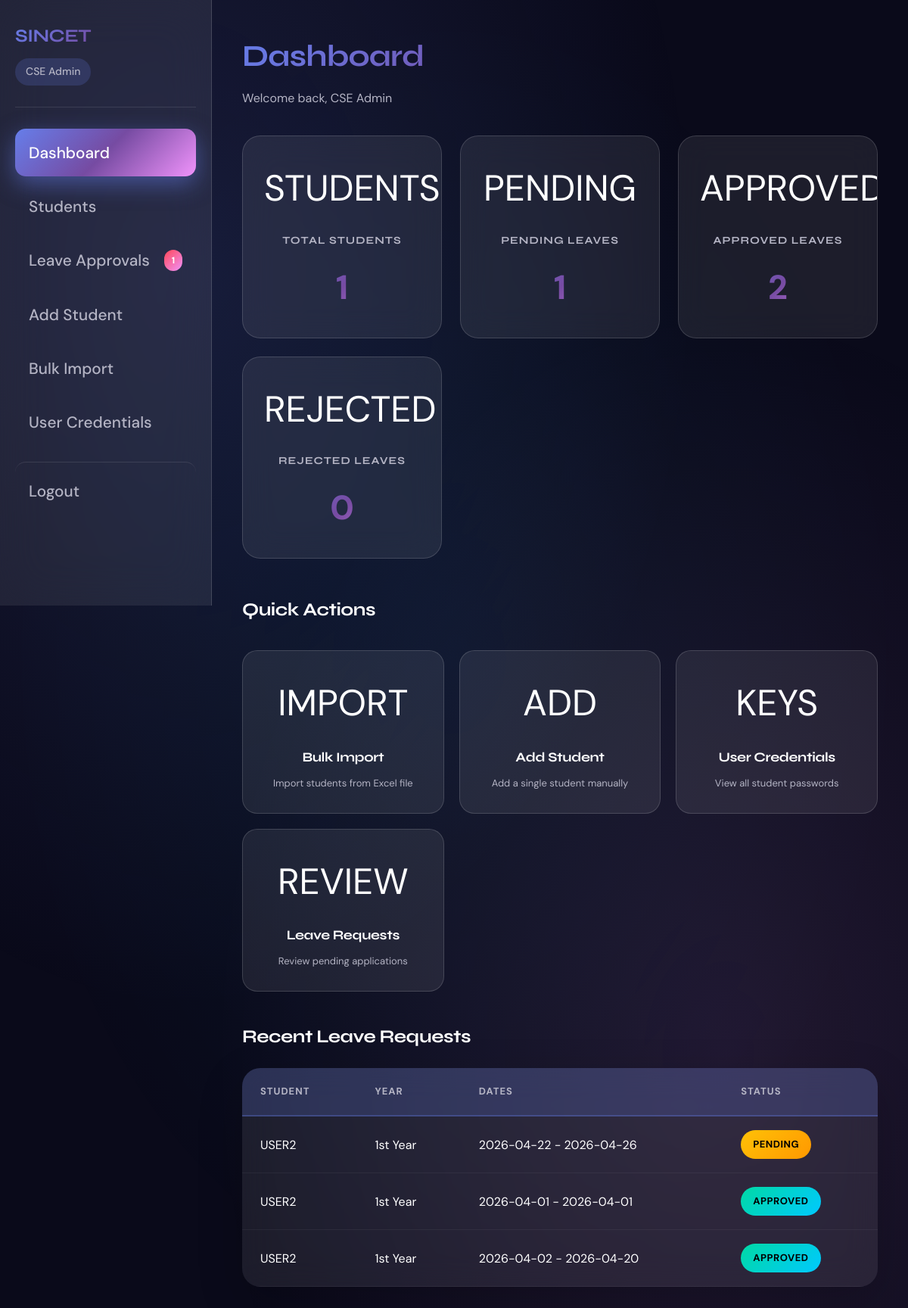
Screenshot of /admin/dashboard (signed in) with the database file from the repository.
### tables this page shows
CREATE TABLE leave_applications (
            id INTEGER PRIMARY KEY,
            student_id TEXT NOT NULL,
            name TEXT NOT NULL,
            register_number TEXT NOT NULL,
            department TEXT NOT NULL,
            year TEXT NOT NULL,
            reason TEXT NOT NULL,
            from_date TEXT NOT NULL,
            to_date TEXT NOT NULL,
            num_days REAL NOT NULL,
            session_type TEXT NOT NULL,
            days_already_taken INTEGER DEFAULT 0,
            student_signature TEXT,
            parent_signature TEXT,
            status TEXT DEFAULT 'pending',
            admin_remarks TEXT,
            applied_time TEXT DEFAULT CURRENT_TIMESTAMP,
            processed_time TEXT,
            processed_by TEXT,
            FOREIGN KEY (student_id) REFERENCES students(student_id)
        );

### app.py (the view)
@app.route('/admin/dashboard')
@admin_required
def admin_dashboard():
    db = get_db()
    if session.get('role') == 'principal':
        dept = request.args.get('department', 'CSE')
    else:
        dept = session['department']
    total_students = db.execute('SELECT COUNT(*) as count FROM students WHERE department = ?',
                               (dept,)).fetchone()['count']
    pending_leaves = db.execute('SELECT COUNT(*) as count FROM leave_applications WHERE department = ? AND status = "pending"',
                               (dept,)).fetchone()['count']
    approved_leaves = db.execute('SELECT COUNT(*) as count FROM leave_applications WHERE department = ? AND status = "approved"',
                                (dept,)).fetchone()['count']
    rejected_leaves = db.execute('SELECT COUNT(*) as count FROM leave_applications WHERE department = ? AND status = "rejected"',
                                (dept,)).fetchone()['count']
    recent_leaves = db.execute('''SELECT * FROM leave_applications
                                 WHERE department = ?
                                 ORDER BY applied_time DESC LIMIT 5''',
                              (dept,)).fetchall()
    return render_template('admin_dashboard.html',
                          total_students=total_students,
                          pending_leaves=pending_leaves,
                          approved_leaves=approved_leaves,
                          rejected_leaves=rejected_leaves,
                          recent_leaves=recent_leaves)

### app.py (called while the page is built)
def get_db():
    db = sqlite3.connect(DATABASE)
    db.row_factory = sqlite3.Row
    return db

def admin_required(f):
    @wraps(f)
    def decorated_function(*args, **kwargs):
        if session.get('role') not in ['admin', 'principal']:
            flash('Admin access required', 'error')
            return redirect(url_for('login'))
        return f(*args, **kwargs)
    return decorated_function

### templates/admin_dashboard.html (shortened to what this page needs)
{% extends "base.html" %}
{% block content %}
<div class="admin-layout">
    <aside class="sidebar">
        <div class="sidebar-header">
            <h2>SINCET</h2>
            <span class="department">{{ session['department'] }} Admin</span>
        </div>
        <nav>
            <a href="{{ url_for('admin_dashboard') }}" class="nav-item active">
                <span>Dashboard</span>
            </a>
            <a href="{{ url_for('admin_students') }}" class="nav-item">
                <span>Students</span>
            </a>
            <a href="{{ url_for('admin_leave_approvals') }}" class="nav-item">
                <span>Leave Approvals</span> <span id="pending-count" class="badge">{{ pending_leaves }}</span>
            </a>
            <a href="{{ url_for('add_student') }}" class="nav-item">
                <span>Add Student</span>
            </a>
            <a href="{{ url_for('bulk_import') }}" class="nav-item">
                <span>Bulk Import</span>
            </a>
            <a href="{{ url_for('user_credentials') }}" class="nav-item">
                <span>User Credentials</span>
            </a>
            <a href="{{ url_for('logout') }}" class="nav-item logout-btn">
                <span>Logout</span>
            </a>
        </nav>
    </aside>
    <main class="main-content">
        <div class="content-header">
            <h1>Dashboard</h1>
            <p style="color: var(--text-secondary); margin-top: 8px;">Welcome back, {{ session['department'] }} Admin</p>
        </div>
        <div class="stats-grid">
            <div class="stat-card card-blue">
                <div class="stat-icon">STUDENTS</div>
                <h3>Total Students</h3>
                <p>{{ total_students }}</p>
            </div>
            <div class="stat-card card-amber">
                <div class="stat-icon">PENDING</div>
                <h3>Pending Leaves</h3>
                <p>{{ pending_leaves }}</p>
            </div>
            <div class="stat-card card-green">
                <div class="stat-icon">APPROVED</div>
                <h3>Approved Leaves</h3>
                <p>{{ approved_leaves }}</p>
            </div>
            <div class="stat-card card-red">
                <div class="stat-icon">REJECTED</div>
                <h3>Rejected Leaves</h3>
                <p>{{ rejected_leaves }}</p>
            </div>
        </div>
        <h2 style="margin-bottom: 20px;">Quick Actions</h2>
        <div class="quick-actions">
            <a href="{{ url_for('bulk_import') }}" class="action-card">
                <span class="icon">IMPORT</span>
                <h3>Bulk Import</h3>
                <p>Import students from Excel file</p>
            </a>
            <a href="{{ url_for('add_student') }}" class="action-card">
                <span class="icon">ADD</span>
                <h3>Add Student</h3>
                <p>Add a single student manually</p>
            </a>
            <a href="{{ url_for('user_credentials') }}" class="action-card">
                <span class="icon">KEYS</span>
                <h3>User Credentials</h3>
                <p>View all student passwords</p>
            </a>
            <a href="{{ url_for('admin_leave_approvals') }}" class="action-card">
                <span class="icon">REVIEW</span>
                <h3>Leave Requests</h3>
                <p>Review pending applications</p>
            </a>
        </div>
        <div class="recent-leaves" style="margin-top: 40px;">
            <h2 style="margin-bottom: 20px;">Recent Leave Requests</h2>
            {% if recent_leaves %}
            <table>
                <thead>
                    <tr>
                        <th>Student</th>
                        <th>Year</th>
                        <th>Dates</th>
                        <th>Status</th>
                    </tr>
                </thead>
                <tbody>
                    {% for leave in recent_leaves %}
                    <tr class="table-row-hover" onclick="window.location.href='{{ url_for('admin_leave_detail', leave_id=leave['id']) }}'" style="cursor: pointer;">
                        <td>{{ leave['name'] }}</td>
                        <td>{{ leave['year'] }}</td>
                        <td>{{ leave['from_date'] }} - {{ leave['to_date'] }}</td>
                        <td><span class="status {{ leave['status'] }}">{{ leave['status'] }}</span></td>
                    </tr>
                    {% endfor %}
                </tbody>
            </table>
            {% else %}
            <div class="info-box">
                <p>No recent leave requests. All caught up!</p>
            </div>
            {% endif %}
        </div>
    </main>
</div>
{% endblock %}

### rows the page displays
leave_applications: name "USER2", year "1st Year", from_date "2026-04-22", to_date "2026-04-26", status "PENDING"
leave_applications: name "USER2", year "1st Year", from_date "2026-04-01", to_date "2026-04-01", status "APPROVED"
leave_applications: name "USER2", year "1st Year", from_date "2026-04-02", to_date "2026-04-20", status "APPROVED"

### other values shown
{{ session['department'] }} "CSE"
{{ pending_leaves }} "1"
{{ total_students }} "1"
{{ approved_leaves }} "2"
{{ rejected_leaves }} "0"
